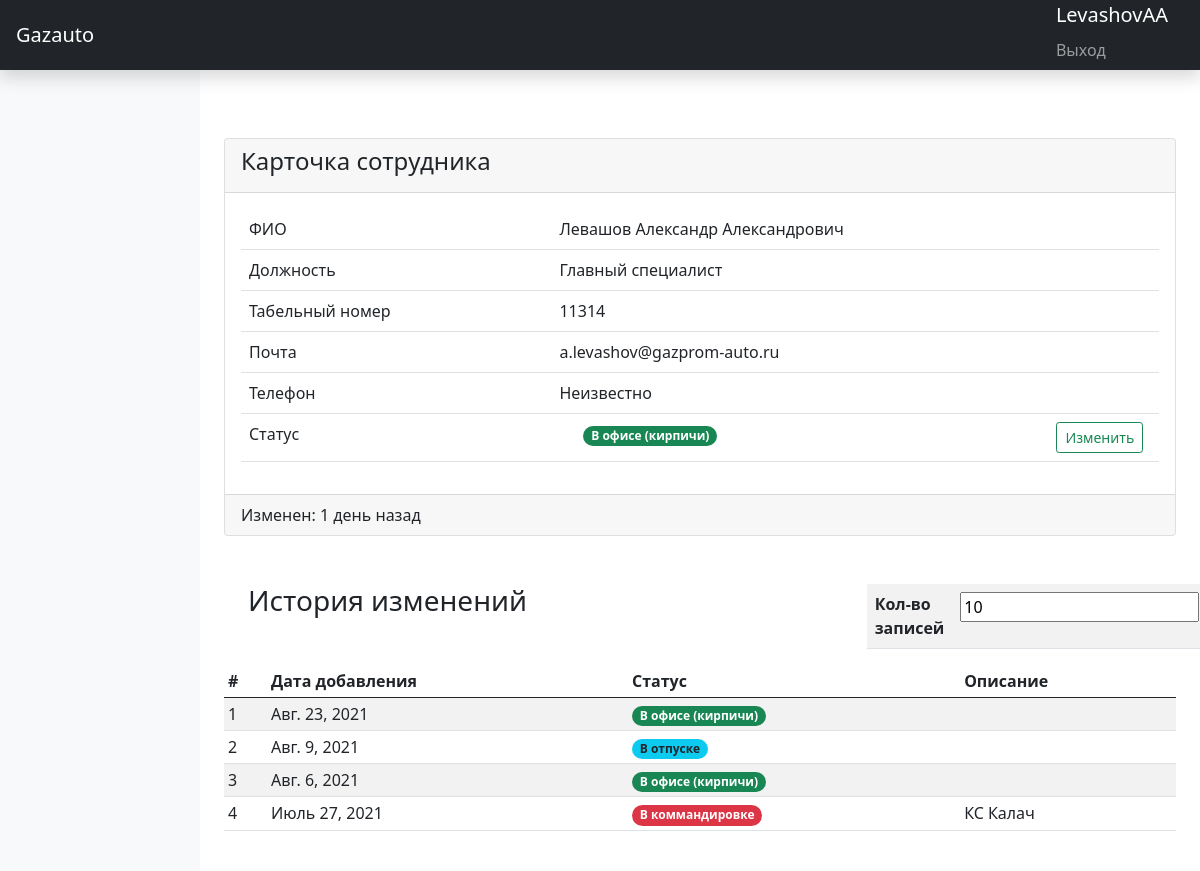
The app's page /user/levashovaa11314/ (signed in) with its own data.
### statistic_app/models.py (models this page shows, shortened)
class Profile(models.Model):
    user = models.OneToOneField(User, on_delete=models.SET_NULL, null=True, verbose_name="Пользователь")
    father_name = models.CharField("Отчество", max_length=200, blank=True, null=True)
    tabel_num = models.IntegerField(verbose_name="Табельный номер", default=0)
    position = models.CharField("Должность", max_length=200)
    user_location = models.ForeignKey(UserLocation, verbose_name="Местоположение пользователя",
                                      on_delete=models.SET_NULL, null=True)
    url = models.SlugField(max_length=255, unique=True, db_index=True, verbose_name="URL", default=None, null=True,
                           blank=True)
    phone_number = models.CharField(max_length=12, blank=True, null=True)
    class Meta:
        ordering = ['-user.username']
    class Meta:
        verbose_name = "Сотрудник"
        verbose_name_plural = "Сотрудники"

class UserStatistic(models.Model):
    user_name = models.ForeignKey(Profile, verbose_name="Пользователь", on_delete=models.SET_NULL, null=True)
    user_location = models.ForeignKey(UserLocation, verbose_name="Местоположение пользователя",
                                      on_delete=models.SET_NULL, null=True)
    description = models.TextField("Описание события", null=True, blank=True)
    pub_date = models.DateField('Время события', default=datetime.date.today, blank=False, null=False)
    class Meta:
        verbose_name = "Статистика пользователя"
        verbose_name_plural = "Статистика пользователей"
    def when_add(self):
        now = timezone.now().date()
        diff = now - self.pub_date
        if diff.days == 0:
            return "Сегодня"
        if diff.days == 1:
            return "1 день назад"
        if diff.days < 5:
            return f"{diff.days} дня назад"
        return f"{diff.days} дней назад"

class UserLocation(models.Model):
    BOOTSTRAP4_STYLE = [
        ('badge rounded-pill bg-primary', 'синий'),
        ('badge rounded-pill bg-secondary', 'серый'),
        ('badge rounded-pill bg-success', 'зеленый'),
        ('badge rounded-pill bg-info text-dark', 'голубой'),
        ('badge rounded-pill bg-warning text-dark', 'желтый'),
        ('badge rounded-pill bg-danger', 'красный'),
        ('badge rounded-pill bg-light text-dark', 'светлый'),
        ('badge rounded-pill bg-dark', 'темный')
    ]
    location = models.CharField("Местоположение пользователя", max_length=200, unique=True)
    loc_description = models.TextField("Описание местоположение", blank=True, null=True)
    loc_class = models.CharField("Класс bootstrap", max_length=200, choices=BOOTSTRAP4_STYLE,
                                 default='badge badge-pill bg-dark')
    class Meta:
        verbose_name = "Местоположение"
        verbose_name_plural = "Местоположения"

### statistic_app/views.py (the view, shortened to what this page needs)
# urls.py: path('user/<str:slug>/', UserDetailView.as_view(), name='user_detail'),
class UserDetailView(LoginRequiredMixin, View):
    login_url = '/accounts/login'
    model = Profile
    slug_field = "url"
    template_name = "user/user_detail.html"
    pagination = 10
    def get(self, request, slug):
        contex = self.get_context_data(slug)
        return render(request, self.template_name, contex)
    def get_context_data(self, slug):
        context = {}
        object = get_object_or_404(self.model, url__iexact=slug)
        context['profile'] = get_object_or_404(self.model, url__iexact=slug)
        context['statistics'] = UserStatistic.objects.filter(user_name=object).order_by('-pub_date')[:self.pagination]
        context['location'] = context['statistics'][0]
        if context['statistics']:
            context['statistic'] = context['statistics'][0]
        context['pagination'] = self.pagination
        return context

### templates/user/user_detail.html (shortened to what this page needs)
{% extends 'index.html' %}
{% block contents %}
<div class="card">
    <div class="card-header">
        <h4>Карточка сотрудника</h4>
    </div>
    <div class="card-body">
        <table class="table table-hover" id="telemetry_table1">
            <tbody>
            <tr>
                <td>ФИО</td>
                <td>{{ profile.user.last_name }} {{ profile.user.first_name }} {{ profile.father_name }}</td>
            </tr>
            <tr>
                <td>Должность</td>
                <td>{{ profile.position }}</td>
            </tr>
            <tr>
                <td>Табельный номер</td>
                <td>{{ profile.tabel_num }}</td>
            </tr>
            <tr>
                <td>Почта</td>
                <td>{% if profile.user.email %}{{ profile.user.email }}{% else %}Неизвестно{% endif %}</td>
            </tr>
            <tr>
                <td>Телефон</td>
                <td>{% if profile.phone_number %}{{ profile.phone_number }}{% else %}Неизвестно{% endif %}</td>
            </tr>
            <tr>
                <td>Статус</td>
                <td>
                    <div class="container">
                        <div class="row">
                            <div class="col-sm-10">
                                <span class="{{ location.user_location.loc_class }}">{{ location.user_location.location }}</span>
                            </div>
                            <div class="col-sm-2">
                                {% if user.is_authenticated and user.username == profile.user.username or user.is_superuser %}
                                <a class="btn btn-outline-success btn-sm" href="{% url 'user_update' profile.url %}"
                                   role="button">Изменить</a>
                                {% endif %}
                            </div>
                        </div>
                    </div>
                </td>
            </tr>
            </tbody>
        </table>
    </div>
    <div class="card-footer">
        {% if location.when_add %}Изменен: {{ location.when_add }}{% else %} Дата изменения неизвестна
        {% endif %}
    </div>
</div>
<div class="pt-5 pb-2 mb-3">
    <div class="container">
        <div mt-xl-4>
            <div class="row justify-content-end">
                <div class="col-8">
                    <h3>История изменений</h3>
                </div>
                <div class="col-4">
                    <table class="table table-striped">
                        <tbody>
                        <th scope="col">Кол-во записей</th>
                        <th scope="col"><form action="" method="post">{% csrf_token %}<input type="number" id="replyNumber" min="1" data-bind="value:replyNumber"
                                               name="pagination" value="{{ pagination }}"/></form></th>
                        </tbody>
                    </table>
                </div>
            </div>
        </div>
    </div>
    <div class="table-responsive">
        <table class="table table-striped table-sm">
            <thead>
            <tr>
                <th>#</th>
                <th>Дата добавления</th>
                <th>Статус</th>
                <th>Описание</th>
            </tr>
            </thead>
            <tbody>
            {% for stat in statistics %}
            <tr>
                <td>{{ forloop.counter }}</td>
                <td>{{ stat.pub_date }}</td>
                <td><span class="{{ stat.user_location.loc_class }}">{{ stat.user_location.location }}</span></td>
                <td>{{ stat.description }}</td>
            </tr>
            {% endfor %}
            </tbody>
        </table>
    </div>
</div>
{% endblock %}

### templates/index.html (shortened to what this page needs)
{% load static %}
<!doctype  html>
<html lang="ru">
<head>
    <link href="{% static 'css/bootstrap.min.css' %}" rel="stylesheet">
</head>
<body>
<header class="navbar navbar-dark sticky-top bg-dark flex-md-nowrap p-0 shadow">
    <a class="navbar-brand col-md-2 col-lg-1 me-1 px-3" href="{% url 'user_list' %}">Gazauto</a>
    <ul class="navbar-nav px-3">
        {% if user.is_authenticated %}
        <li class="nav-item text-nowrap">
            <a class="navbar-brand">{{user.username}}</a>
            <a class="nav-link" href="{% url 'logout' %}">Выход</a>
        </li>
        {% else %}
        <li class="nav-item text-nowrap">
            <a class="nav-link" href="{% url 'login' %}">Вход</a>
        </li>
        {% endif %}
    </ul>
</header>
<div class="container-fluid">
    <div class="row">
        <nav id="sidebarMenu" class="col-md-3 col-lg-2 d-md-block bg-light sidebar collapse">
            <div class="position-sticky pt-3">
            </div>
        </nav>
        <main class="col-md-4 ms-sm-auto col-lg-10 px-md-4">
            <canvas class="my-4 w-100 chartjs-render-monitor" id="myChart" width="913" height="585"
                    style="display: block; height: 20px; width: 609px;"></canvas>
            {% block contents %}{% endblock %}
        </main>
    </div>
</div>
</body>

### records on screen
Profile: user.last_name "Левашов", user.first_name "Александр", father_name "Александрович", position "Главный специалист", tabel_num "11314", user.email "a.levashov@gazprom-auto.ru"
UserStatistic: user_location.location "В офисе (кирпичи)", when_add "1 день назад", pub_date "Авг. 23, 2021"
UserStatistic: pub_date "Авг. 9, 2021", user_location.location "В отпуске"
UserStatistic: pub_date "Авг. 6, 2021", user_location.location "В офисе (кирпичи)"
UserStatistic: pub_date "Июль 27, 2021", user_location.location "В коммандировке", description "КС Калач"

### other values on screen
{{ user.username }} "LevashovAA"
